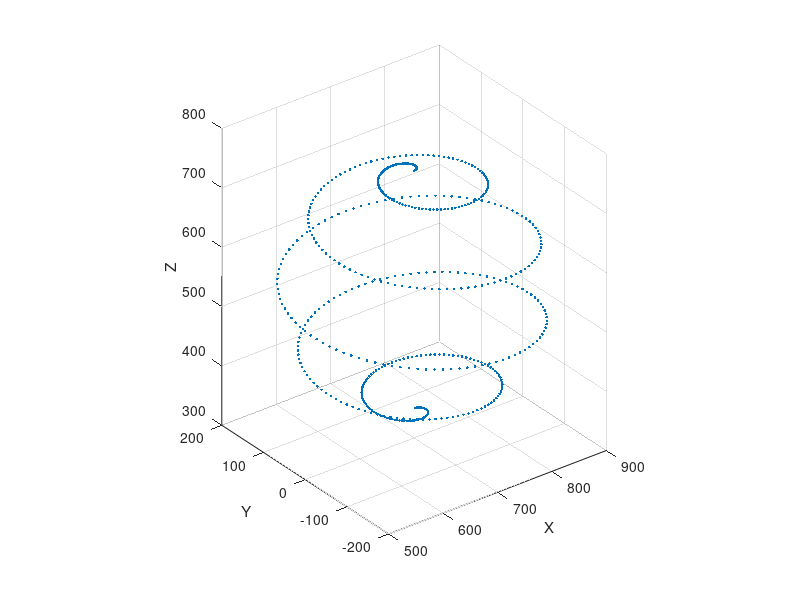

Write the MATLAB code that produced this figure.
clear
centerPoint=[700;0;550];
radius=200;
revolutions=1;
stepSize=0.1;
phi=0;
theta=0;
i=1;
theta=0;
while theta<pi
    xyz(:,i)=centerPoint+[radius*cos(phi)*sin(theta);radius*sin(phi)*sin(theta);radius*cos(theta)];
    theta=theta+revolutions*pi/500;
    phi=phi+revolutions*2*pi/100;
    
    i=i+1;
end

scatter3(xyz(1,:),xyz(2,:),xyz(3,:),'.')
daspect([1 1 1])                    % Setting the aspect ratio
xlabel('X'),ylabel('Y'),zlabel('Z')